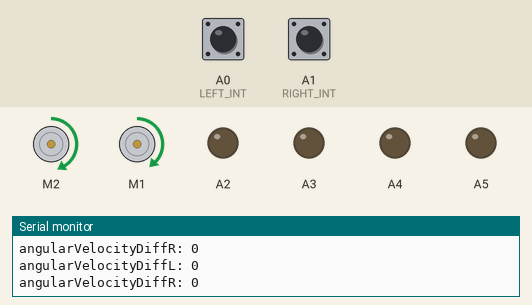
A sketch run on a simulated Arduino Uno, built with avr-gcc and run on an emulated ATmega328P. Parts: 2 × DC motor (green arrow = forward, orange = backward, longer = faster), output pins drawn as LEDs (lit = HIGH), the last lines printed to the serial monitor. Inputs (shaded band) come from the test bench; at power-on: A0 (LEFT_INT) LOW, A1 (RIGHT_INT) LOW.

Above: at 1.9 s.
2.0 s: A0 (LEFT_INT) pulled HIGH for 0.15 s
At 2.2 s:
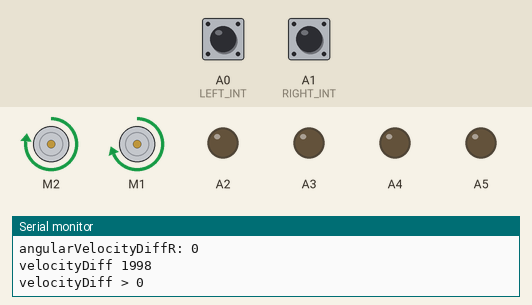
At 4.41 s:
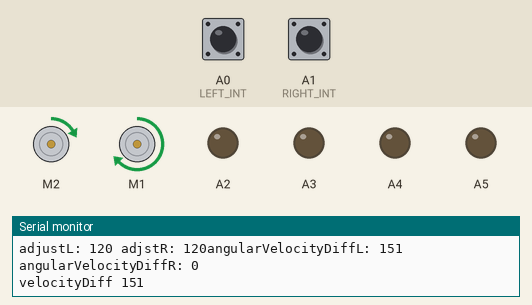
5.0 s: A1 (RIGHT_INT) pulled HIGH for 0.15 s
At 5.24 s:
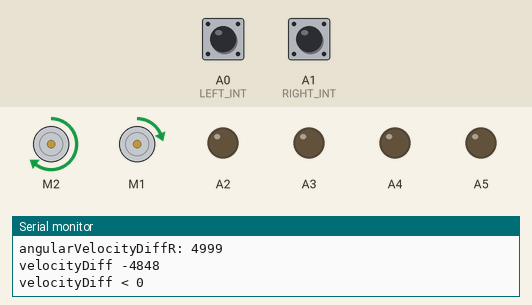
8.1 s: A0 (LEFT_INT) pulled HIGH for 1 s
At 8.1 s:
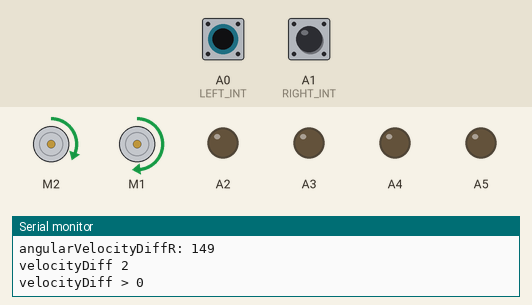
11.1 s: A1 (RIGHT_INT) pulled HIGH for 3.2 s
17.3 s: A0 (LEFT_INT) pulled HIGH for 0.15 s
20.4 s: A1 (RIGHT_INT) pulled HIGH for 1 s
Timing chart, 0 to 25.4 s (numbered marks = the images above; inputs shaded):
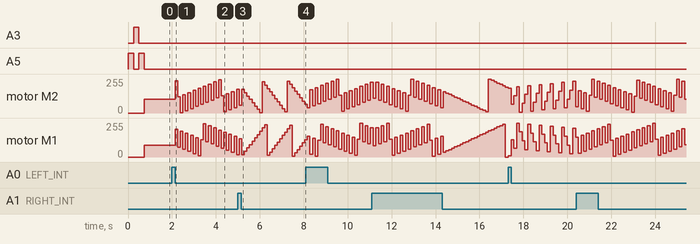

The sketch:

motorController.ino
```cpp
/*
 The Wrecking Bot ™
 © Team 1
 */

#include <AFMotor.h>
#include <QTRSensors.h>
#include <PinChangeInt.h>
//#include <PCM.h>
//#include "sounddata.h"

int STATE = 0;
int LASTSTATE = 0;

const int MOVING = 0;
const int TURNING_LEFT = 1;
const int TURNING_RIGHT = 2;

AF_DCMotor motorL(1);  //TODO just testing different frequencies; will be quieter, but what is the effcect on performance?
AF_DCMotor motorR(2);

int speedLstraight = 90;  //approximate values to go straight
int speedRstraight = 105;  //original 99
int speedL = speedLstraight;
int speedR = speedRstraight;

const int mmSideIdeal = 110;  //ideal dist to stay from wall ~11cm
int mmIdealMiss;

int mmFrontCur = 0;  //ping distance history; use two distance readings to know how non-parallel robot is and which way to turn to correct
int mmFrontLast = 0; //make sure to leave a little time between readings so enough distance change happens to be useful data

int mmSideCur = 0;   //+not too long or robot will be far off course
int mmSideLast = 0;

int frontDiff = 0;  //calculated immediately following ping readings for moving state
int sideDiff = 0;

const int maxAdjust = 120;  //maximum adjustment for re-aligning robot; turns quickly enough and won't stall
const int minAdjust = 10;
//idea is that the bigger diff in side pings, the more of an adjustment needs to be made, and vice versa
int adjustL;  //speed adjustment; function of diff between side ping readings
int adjustR;

int LEFT_INT = A0;
int RIGHT_INT = A1;

void setup()
{
	Serial.begin(9600);

	//startPlayback(sound_data, sizeof(sound_data));

	pinMode(A4, OUTPUT);
	pinMode(A5, OUTPUT);
	pinMode(A2, OUTPUT);
	pinMode(A3, OUTPUT);
	digitalWrite(A2, LOW);
	digitalWrite(A3, LOW);
	digitalWrite(A4, LOW);
	digitalWrite(A5, LOW);

	motorR.setSpeed(0);
	motorR.run(RELEASE);
	motorL.setSpeed(0);
	motorL.run(RELEASE);

	digitalWrite(A5, HIGH);
	delay(250);
	digitalWrite(A5, LOW);
	digitalWrite(A3, HIGH);
	delay(250);
	digitalWrite(A5, HIGH);
	digitalWrite(A3, LOW);
	delay(250);
	digitalWrite(A5, LOW);

	PCintPort::attachInterrupt(LEFT_INT, &countLeft, CHANGE);
	PCintPort::attachInterrupt(RIGHT_INT, &countRight, CHANGE);

	Serial.println("Setup complete");
}

void loop()
{
	motorL.run(FORWARD);
	motorR.run(FORWARD);

	//LASTSTATE = STATE;  //keep history of state to make better judgements
	if((STATE == MOVING) && (mmSideCur-mmSideLast > 100) /*&& (mmSideLast < 300)*/){  //if it's moving and it sees a sudden increase in distance (10cm discontinuity) then assume needs to turn right
		//TODO add verification to turn right here; a few more samples, a delay, something. i dunno. sheeit.

		STATE = TURNING_RIGHT;
	}
	else if(mmFrontCur < 150){
		STATE = TURNING_LEFT;
	}
	else {
		STATE = MOVING;
	}
	//Then call the appropriate code for the current state

/*
	switch(STATE)
	{
		case MOVING:
				digitalWrite(A5, LOW);  //turn off cloudy LED
				digitalWrite(A3, LOW);  //turn off clear LED
			movingState();
			break;
		case TURNING_LEFT:
				digitalWrite(A3, HIGH);  //cloudy LED
			turningLeft();
			break;
		case TURNING_RIGHT:
				digitalWrite(A5, HIGH);  //clear LED
			turningRight();
			break;
		default:
			findWall(); //panic mode, bad news bears; will try and find something to follow again

	}
*/
	moveForward(0);
}

//global variables
int countL = 0;
int countR = 0;
int botDiameter = 76;
float sectorsPerMM = 1; //TODO: need to find the actual value
float acceptable_difference = 1; //TODO: need a logical value here
float radius_b = 457.2;
float radius_d = 304.8;
float radius_f = 304.8;
float length_b = 1436.2;
float length_d = 478.5;
float length_f = 957;
float arcRight = 0;
float arcLeft = 0;
float lengthStripe = 9.98;
float speedRatio = 0;
unsigned long currTimeL = 0;
unsigned long lastTimeL = 0;
unsigned long currTimeR = 0;
unsigned long lastTimeR = 0;
unsigned long angularVelocityDiffL = 0;
unsigned long angularVelocityDiffR = 0;
long velocityDiff = 0;

int mintmp = 0;
int maxtmp = 0;

void moveForward(float dist)
{
	// resetCounters();

/*
	if(getDistTravelled() >= dist)
	{
		//we're done. exit function
		return;
	}
*/

	//TODO: set motor speeds
	motorL.setSpeed(speedL);
	motorR.setSpeed(speedR);

	int mmIdealMiss;

	while(1)
	{
		velocityDiff = angularVelocityDiffL - angularVelocityDiffR;

                Serial.print("angularVelocityDiffL: " );
                Serial.println(angularVelocityDiffL);
                Serial.print("angularVelocityDiffR: " );
                Serial.println(angularVelocityDiffR);
//                Serial.println(velocityDiff);

                if(countL > 100){
                maxtmp = max(maxtmp, velocityDiff);
                mintmp = min(mintmp, velocityDiff);
                }
                //[-35,45]
//                Serial.println(countL);
//                Serial.print("min: ");
//                Serial.print(mintmp);
//                Serial.print(", max: ");
//                Serial.println(maxtmp);
//                Serial.
		if(velocityDiff != 0) //if diff in velocity is > 5ms
		{
                        Serial.print("velocityDiff ");
			Serial.println(velocityDiff);

			//Replace side diff with amount off
			if(velocityDiff < 0){  //cur-last < 0 means getting closer to wall, slow down left wheel
                                Serial.println("velocityDiff < 0");
				adjustL = map(-velocityDiff, 1, 8, minAdjust, maxAdjust);   //have to adjust in_max according to PINGTIME. shorter time between pings = less possible max distance traveled
				if(adjustL > maxAdjust) adjustL = maxAdjust;  //if sideDiff > in_max, adjustL could be set very high, so cap at 30 manually
//				speedL = speedLstraight - adjustL;
                                speedL -= adjustL;

				adjustR = map(-velocityDiff, 1, 8, minAdjust, maxAdjust);
				if(adjustR > maxAdjust) adjustR = maxAdjust;
//				speedR = speedRstraight + adjustR;
                                speedR += adjustR;

				motorL.setSpeed(speedL);
				motorR.setSpeed(speedR);  //less than ideal speed, speed back up to optimal

                                Serial.print("adjustL: ");
                                Serial.print(adjustL);
                                Serial.print(" adjstR: ");
                                Serial.print(adjustR);
			}
			else if(velocityDiff > 0){
                                Serial.println("velocityDiff > 0");
				adjustR = map(velocityDiff, 1, 8, minAdjust, maxAdjust);  //in_max of 8 is from observational measurements
				if(adjustR > maxAdjust) adjustR = maxAdjust;
//				speedR = speedRstraight - adjustR;
                                speedR -= adjustR;

				adjustL = map(velocityDiff, 1, 8, minAdjust, maxAdjust);
				if(adjustL > maxAdjust) adjustL = maxAdjust;
//				speedL = speedLstraight + adjustL;
                                speedL += adjustL;

				motorR.setSpeed(speedR);
				motorL.setSpeed(speedL);

                                Serial.print("adjustL: ");
                                Serial.print(adjustL);
                                Serial.print(" adjstR: ");
                                Serial.print(adjustR);
			}
		}
	}
}
/*void turnLeft(float radius, int degree)
{
	resetCounters();

	//TODO: set motor speeds
        arcLeft = 0;
        arcRight = 0;
        SpeedRatio = 0;
       	resetCounters();
        if(degree==180)
        {
          arcRight = (radius + botDiameter/2)* 3.14;
          arcLeft = (radius - botDiameter/2)* 3.14;
          speedRatio = (arcLeft/arcRight);
        }

        if(degree==90)
        {
          arcRight = (radius + botDiameter/2)* 3.14/2;
          arcLeft = (radius - botDiameter/2)* 3.14/2;
          speedRatio = (arcLeft/arcRight);
        }

	while(1)
	{
		//TODO
	}
}
void turnRight(float radius, int degree)
{
        resetcounters();
        arcLeft = 0;
        arcRight = 0;
        SpeedRatio = 0;
       	resetCounters();
        if(degree==180)
        {
          arcRight = (radius - botDiameter/2)* 3.14;
          arcLeft = (radius + botDiameter/2)* 3.14;
          speedRatio = (arcRight/arcLeft);
        }

        if(degree==90)
        {
          arcRight = (radius - botDiameter/2)* 3.14/2;
          arcLeft = (radius + botDiameter/2)* 3.14/2;
          speedRatio = (arcRight/arcLeft);
        }


}
*/
void stopAt(float dist)
{
	//TODO
}

void resetCounters()
{
	countL = countR = 0;
}

//interupt handlers
void countLeft()
{
	++countL;
	lastTimeL = currTimeL;
	currTimeL = millis();
	angularVelocityDiffL = currTimeL - lastTimeL;
//        Serial.print("left ticks: ");
//        Serial.println(countL);

//        Serial.print("left: ");
//        Serial.print(angularVelocityDiffL);
//        Serial.print("right: ");
//        Serial.println(angularVelocityDiffR);
}
void countRight()
{
	++countR;
	lastTimeR = currTimeR;
	currTimeR = millis();
	angularVelocityDiffR = currTimeR - lastTimeR;
//        Serial.print("right ticks: ");
//        Serial.println(countR);
}

//float getLeftDistTravelled()
float getLeftDist()
{
	return countL/sectorsPerMM;
}
float getRightDist()
{
	return countR/sectorsPerMM;
}

float getDistTravelled()
{
	return (getLeftDist()/2 + getRightDist()/2);
}

/*
Check if we have gone far enough or reached a stop-at point
*/
/*
void checkDistance()
{
	//CHECK FOR STOP-ATS

	// float[] stopAts = new float[3];
	float[] stopAts = {1.0, 2.0, 3.0};
	for(int i=0; i<3; i++)
	{
		if(getDistTravelled() >= stopAts[i])
		{
			int delayTimeMS = 20000; // 20 seconds
			delay(delayTimeMS);
		}
	}

	//TODO: CHECK FOR WHEN TO CHANGE STATES

}
*/

/*
int x, x_last, delta_s, s_l, s_r, theta, delta_theta, R, theta_next, y, y_last

delta_s = (s_l+s_r)/2;
delta_theta = (s_r - s_l)/R;
theta_next = theta + delta_theta;
x = x_last + delta_s*cos(theta+(delta_theta/2));
y = y_last + delta_s*sin(theta+(delta_theta/2));
*/
```
